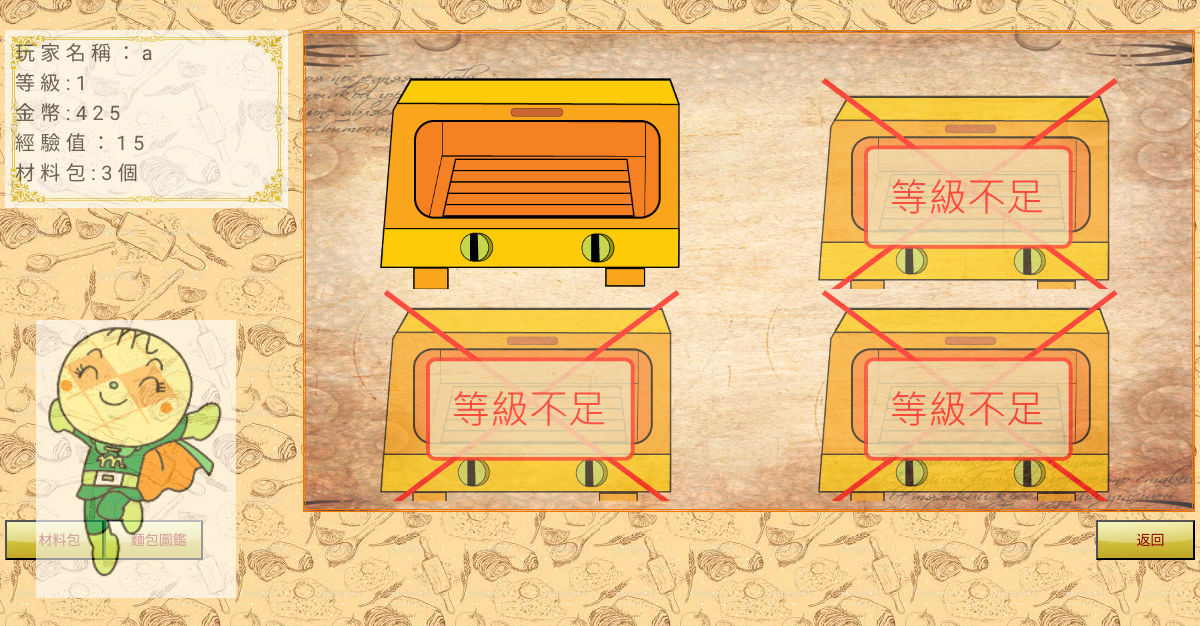
Screenshot of /bake.php (signed in) with the database file from the repository.
### tables this page shows
CREATE TABLE IF NOT EXISTS `player` (
  `pid` varchar(30) NOT NULL,
  `pname` varchar(30) NOT NULL,
  `pwd` varchar(20) NOT NULL,
  `exp` bigint(100) NOT NULL DEFAULT '0',
  `level` int(11) NOT NULL DEFAULT '1',
  `coin` int(11) NOT NULL DEFAULT '500',
  `material` int(11) NOT NULL
);

### bake.php (the view, shortened to what this page needs)
<?php
    include"config.php";
    $pid=$_SESSION['uID'];
?>
<!DOCTYPE html>
<html lang="en">
<head>
    <link rel="stylesheet" href="https://maxcdn.bootstrapcdn.com/bootstrap/3.3.1/css/bootstrap.min.css">
    <link rel="stylesheet" href="https://maxcdn.bootstrapcdn.com/bootstrap/3.3.1/css/bootstrap-theme.min.css">
    <link rel="stylesheet" href="css/bake.css">
</head>
<body>
<div class="container-fluid">
    <div class="row" id="wrapper">
        <div class="col-md-12" id="section1">
            <div class="row no-gutter" id="section1-1">
                <div class="col-md-3" id="leftbar">
                    <?php
                        $sql1 = "select  * from player  where pid='$pid'";
                        $results1=mysqli_query($conn,$sql1);
                        if($rows=mysqli_fetch_array($results1)){
                            echo"<div id=\"column\">",
                                "玩家名稱：".$rows["pname"]."</br>",
                                "等級:".$rows["level"]."</br>",
                                "金幣:".$rows["coin"]."</br>",
                                "經驗值：".$rows["exp"]."</br>",
                                "材料包:".$rows["material"]."個<br></div>";
                        }
                    ?>
                </div>
                <div class="col-md-9" id="main">
                    <div class="container-fluid" id="main_in">
                        <div class="row">
                            <div class="col-md-6" id="oven1">
                                <button type="button" id="oven1_b" class="oven btn btn-link btn-block" data-toggle="modal" data-target="#put_material1"></button><?php echo "<span id=\"upper\" class=\"timer1 label label-info\"></span>";?>
                            </div>
                            <div class="col-md-6" id="oven2">
                                <button type="button" id="oven2_b" class="oven btn btn-link btn-block" data-toggle="modal" data-target="#put_material2"></button><?php echo "<span id=\"upper\" class=\"timer2 label label-info\"></span>";?>
                            </div>
                        </div>
                        <div class="row">
                            <div class="col-md-6" id="oven3">
                                <button type="button" id="oven3_b" class="oven btn btn-link btn-block" data-toggle="modal" data-target="#put_material3"></button><?php echo "<span id=\"upper\" class=\"timer3 label label-info\"></span>";?>
                            </div>
                            <div class="col-md-6" id="oven4">
                                <button type="button" id="oven4_b" class="oven btn btn-link btn-block" data-toggle="modal" data-target="#put_material4"></button><?php echo "<span id=\"upper\" class=\"timer4 label label-info\"></span>";?>
                            </div>
                        </div>
                    </div>
                </div>
            </div>
            <div class="row no-gutter">
                <div class="col-md-12" id="space"> </div>
            </div>
            <div class="row no-gutter" id="button">
                <div class="col-md-1 col-xs-4">
                </div>
                <div class="col-md-1 col-xs-4">
                </div>
                <div class="col-md-1 col-xs-4 col-md-offset-9">
                    <button class="buttons btn-block" onclick="self.location.href='kitchen.php'">返回</button>
                </div>
            </div>
        </div>
    </div>
	<div id="picture">
		<p><img src="img/m7.gif"width="200"/ ></p>
	</div>
</div>
</body>
</html>

### css/bake.css (style rules this page uses)
* { font-family: "�L�n������","Microsoft JhengHei",'Source Sans Pro', sans-serif; -webkit-box-sizing: border-box; -moz-box-sizing: border-box; box-sizing: border-box; }
html, body { height:100%; width:100%; background-color:#DAA520; background-image:url('../img/22.jpg'); background-opacity:0.1; background-position: 150px 300px; }
#column { font-size: 20px; line-height: 30px; }
button { height:40px; }
.container-fluid { padding:20px; }
.no-gutter > [class*='col-'] { padding-right:0px; padding-left:0px; }
#wrapper { margin-bottom:10px; margin-top:10px; }
#button { height:40px; }
#main { background:top repeat url('../img/24.jpg'); position:relative; height:0; padding-bottom:40%; overflow:hidden; border-style:double; border-color:#EE7700; }
#main_in { height:100%; margin-bottom:5%; padding-top:5%; z-index:0; }
#leftbar { background: linear-gradient(to right,#DEB887 40%,#FFDAB9); background-image:url('../img/12.jpg'); background-repeat: no-repeat; background-size:283px 178px; opacity:0.7; padding:8px 0px 3px 10px; padding-bottom:20%; letter-spacing: 4pt; font-size: 20px; line-height: 30px; }
#space { min-height:8px; max-height:10px; }
.oven { height:100%; }
#oven1_b,#oven2_b,#oven3_b,#oven4_b { background:url('../img/oven.png') top no-repeat; width: 300px; height: 212px; margin:0 auto; text-align:center; }
#oven1,#oven2,#oven3,#oven4 { margin:0 auto; text-align:center; height:100%; }
#picture { position:absolute; left:3%; top:40%; opacity:0.6; }
.buttons { background-image:url('../img/13.jpg'); background-repeat:no-repeat; background-position:center; padding-left:1pc; color:#8B0000; }

### rows the page displays
player: pname "a", level "1", coin "425", exp "15", material "3"
